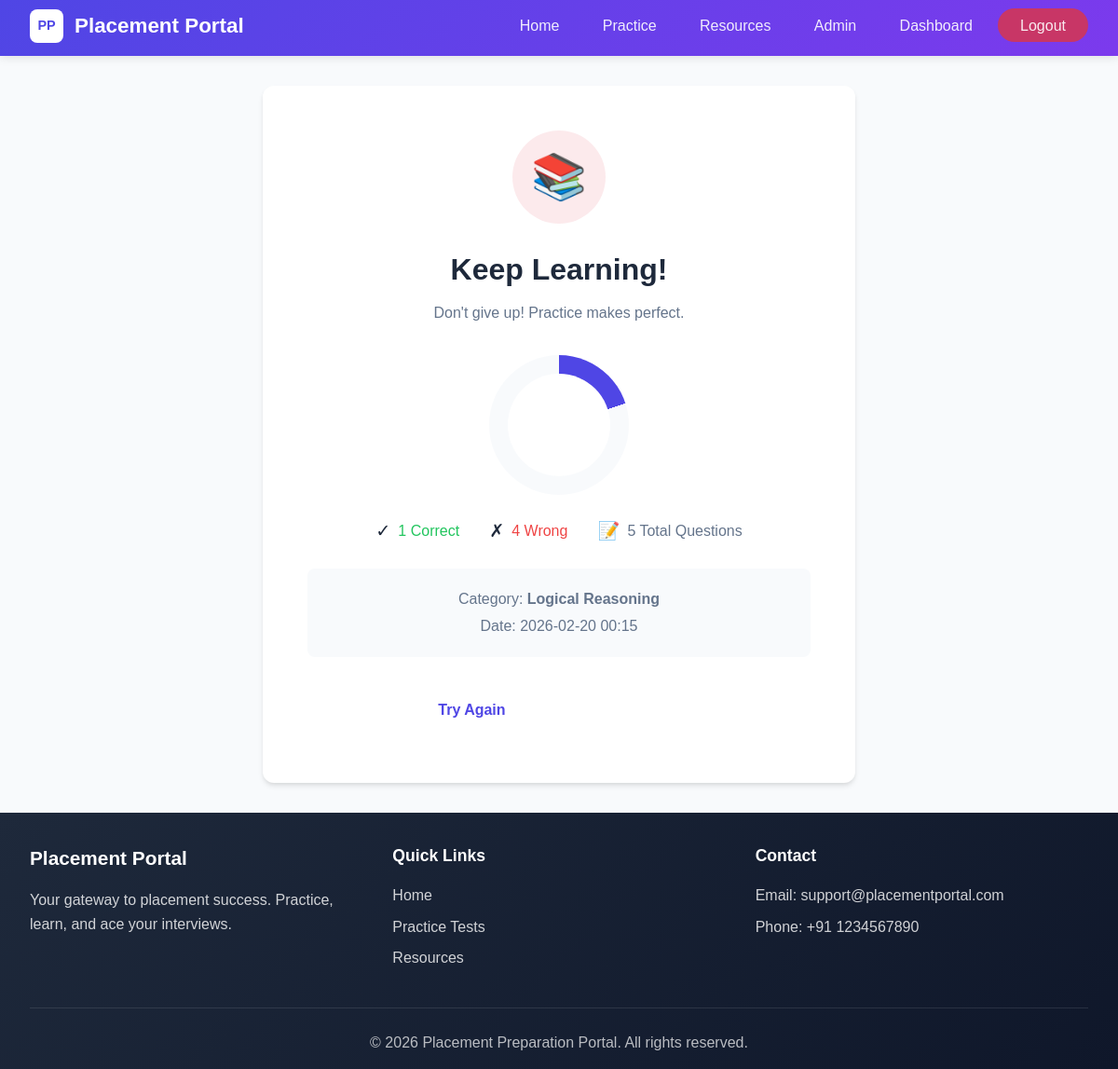
Page /quiz/results/1 (signed in) on the committed database.
### app/models.py (models this page shows, shortened)
class QuizResult(db.Model):
    __tablename__ = 'quiz_results'
    id = db.Column(db.Integer, primary_key=True)
    user_id = db.Column(db.Integer, db.ForeignKey('users.id'), nullable=False)
    category_id = db.Column(db.Integer, db.ForeignKey('categories.id'), nullable=False)
    score = db.Column(db.Integer)
    total_questions = db.Column(db.Integer)
    percentage = db.Column(db.Float)
    taken_at = db.Column(db.DateTime, default=datetime.utcnow)

class Category(db.Model):
    __tablename__ = 'categories'
    id = db.Column(db.Integer, primary_key=True)
    name = db.Column(db.String(100), nullable=False)
    type = db.Column(db.String(50))  # 'aptitude' or 'technical'
    description = db.Column(db.Text)
    questions = db.relationship('Question', backref='category', lazy='dynamic',
                               cascade='all, delete-orphan')
    quiz_results = db.relationship('QuizResult', backref='category', lazy='dynamic')

### app/quiz/routes.py (the view)
@quiz.route('/result/<int:result_id>')
@quiz.route('/results/<int:result_id>')
@login_required
def results(result_id):
    result = QuizResult.query.get_or_404(result_id)
    if result.user_id != current_user.id:
        flash('Unauthorized access.', 'danger')
        return redirect(url_for('quiz.list_categories'))
    category = Category.query.get(result.category_id)
    questions = Question.query.filter_by(category_id=result.category_id).all()
    return render_template('quiz/results.html',
                           result=result,
                           category=category,
                           questions=questions)

### app/__init__.py (called while the page is built)
@login_manager.user_loader
def load_user(user_id):
    from app.models import User
    return User.query.get(int(user_id))

### app/templates/quiz/results.html (shortened to what this page needs)
{% extends "base.html" %}
{% block content %}
<div class="container result-container">
    <div class="result-card">
        {% if result.percentage >= 70 %}
            <div class="result-icon success">🏆</div>
            <h2 class="result-title">Excellent Performance!</h2>
            <p class="result-subtitle">Congratulations! You've done a great job!</p>
        {% elif result.percentage >= 50 %}
            <div class="result-icon average">👍</div>
            <h2 class="result-title">Good Effort!</h2>
            <p class="result-subtitle">You're on the right track. Keep practicing!</p>
        {% else %}
            <div class="result-icon fail">📚</div>
            <h2 class="result-title">Keep Learning!</h2>
            <p class="result-subtitle">Don't give up! Practice makes perfect.</p>
        {% endif %}
        <div class="score-display">
            <div class="score-circle" style="--percentage: {{ result.percentage }}">
                <span class="score-value">{{ result.percentage|round(1) }}%</span>
            </div>
        </div>
        <div class="score-details">
            <div class="detail-item correct">
                <span class="icon">✓</span>
                <span class="text">{{ result.score }} Correct</span>
            </div>
            <div class="detail-item wrong">
                <span class="icon">✗</span>
                <span class="text">{{ result.total_questions - result.score }} Wrong</span>
            </div>
            <div class="detail-item total">
                <span class="icon">📝</span>
                <span class="text">{{ result.total_questions }} Total Questions</span>
            </div>
        </div>
        <div class="category-info">
            <p>Category: <strong>{{ category.name if category else 'Unknown' }}</strong></p>
            <p>Date: {{ result.taken_at.strftime('%Y-%m-%d %H:%M') }}</p>
        </div>
        <div class="result-actions">
            <a href="{{ url_for('quiz.view_category', category_id=category.id) }}" class="btn btn-primary">Try Again</a>
            <a href="{{ url_for('quiz.list_categories') }}" class="btn btn-secondary">More Quizzes</a>
        </div>
    </div>
</div>
{% endblock %}

### app/static/css/style.css (style rules this page uses)
:root { --primary-gradient: linear-gradient(135deg, #4f46e5 0%, #7c3aed 100%); --secondary-gradient: linear-gradient(135deg, #0d9488 0%, #14b8a6 100%); --accent-gradient: linear-gradient(135deg, #ec4899 0%, #f43f5e 100%); --dark-gradient: linear-gradient(135deg, #1e293b 0%, #0f172a 100%); --primary-color: #4f46e5; --secondary-color: #7c3aed; --accent-color: #14b8a6; --success-color: #22c55e; --danger-color: #ef4444; --warning-color: #f59e0b; --info-color: #0ea5e9; --text-dark: #1e293b; --text-light: #64748b; --white: #ffffff; --light-bg: #f8fafc; --card-shadow: 0 4px 6px -1px rgba(0, 0, 0, 0.1), 0 2px 4px -1px rgba(0, 0, 0, 0.06); --hover-shadow: 0 10px 15px -3px rgba(0, 0, 0, 0.1), 0 4px 6px -2px rgba(0, 0, 0, 0.05); --border-radius: 12px; --transition: all 0.2s ease; }
* { margin: 0; padding: 0; box-sizing: border-box; }
html { scroll-behavior: smooth; }
body { font-family: 'Poppins', sans-serif; background: var(--light-bg); color: var(--text-dark); line-height: 1.6; min-height: 100vh; }
.form-container, .container { padding-top: 2rem; padding-bottom: 2rem; }
.container { max-width: 1200px; margin: 0 auto; padding: 2rem; }
.btn { display: inline-block; padding: 0.8rem 2rem; border-radius: 50px; text-decoration: none; font-weight: 600; transition: var(--transition); cursor: pointer; border: none; font-size: 1rem; text-align: center; }
.btn-primary { background: var(--white); color: var(--primary-color); }
.btn-secondary { background: transparent; color: var(--white); border: 2px solid var(--white); }
.result-container { max-width: 700px; margin: 0 auto; }
.result-card { background: var(--white); border-radius: var(--border-radius); box-shadow: var(--card-shadow); padding: 3rem; text-align: center; }
.result-icon { width: 100px; height: 100px; border-radius: 50%; display: flex; align-items: center; justify-content: center; margin: 0 auto 1.5rem; font-size: 3rem; }
.result-icon.fail { background: rgba(220, 53, 69, 0.1); color: var(--danger-color); }
.result-title { font-size: 2rem; margin-bottom: 0.5rem; }
.result-subtitle { color: var(--text-light); margin-bottom: 2rem; }
.score-display { font-size: 4rem; font-weight: 700; background: var(--primary-gradient); -webkit-background-clip: text; -webkit-text-fill-color: transparent; background-clip: text; margin-bottom: 0.5rem; }
.result-actions { display: flex; gap: 1rem; justify-content: center; flex-wrap: wrap; }
.score-circle { width: 150px; height: 150px; border-radius: 50%; background: conic-gradient(var(--primary-color) calc(var(--percentage) * 3.6deg), var(--light-bg) 0deg); display: flex; align-items: center; justify-content: center; margin: 0 auto; }
.score-circle::before { content: ''; width: 110px; height: 110px; border-radius: 50%; background: var(--white); position: absolute; }
.score-value { position: relative; font-size: 2rem; font-weight: 700; color: var(--primary-color); }
.score-display { display: flex; align-items: center; justify-content: center; margin-bottom: 1.5rem; position: relative; }
.score-details { display: flex; justify-content: center; gap: 2rem; margin-bottom: 1.5rem; flex-wrap: wrap; }
.detail-item { display: flex; align-items: center; gap: 0.5rem; }
.detail-item .icon { font-size: 1.2rem; }
.detail-item.correct .text { color: var(--success-color); }
.detail-item.wrong .text { color: var(--danger-color); }
.detail-item.total .text { color: var(--text-light); }
.category-info { text-align: center; margin-bottom: 2rem; padding: 1rem; background: var(--light-bg); border-radius: 8px; }
.category-info p { margin: 0.25rem 0; color: var(--text-light); }

### rows in the picture
QuizResult: score "1", result.total_questions-result.score "4", total_questions "5", taken_at "2026-02-20 00:15"
Category: name "Logical Reasoning"
